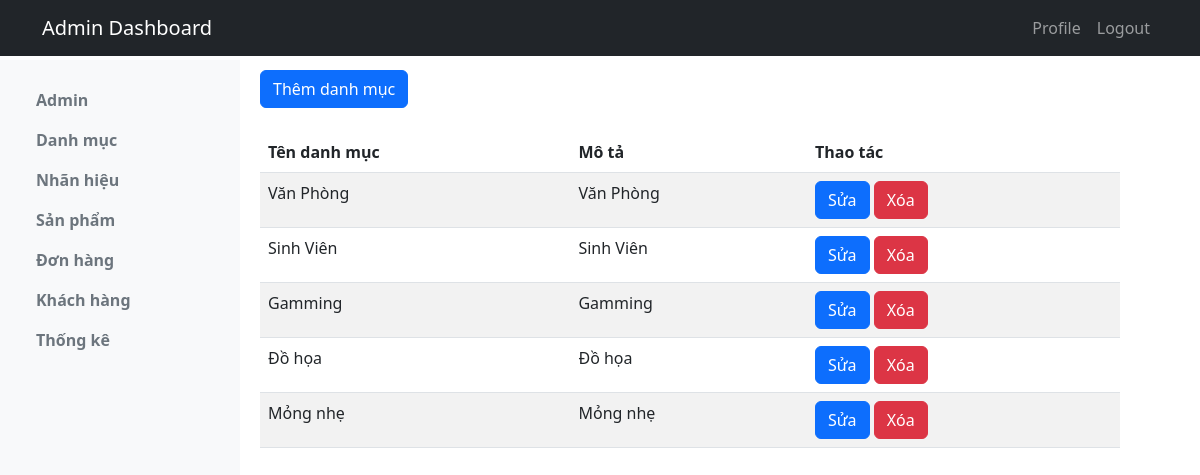
The page /admin/categories (signed in) on the database its author committed.
### tables this page shows
CREATE TABLE `category` (
  `id` int(11) NOT NULL,
  `name` varchar(255) DEFAULT NULL,
  `description` varchar(255) DEFAULT NULL
);

### admin/controllers/CategoriesController.php (called while the page is built, shortened)
<?php
require_once "models/Category.php";
class CategoriesController
{
    public function index()
    {
        $categories = Category::getAllCategories();
        include 'views/category.php';
    }
}
?>

### admin/models/Category.php (called while the page is built, shortened)
<?php
require_once "../config/connectDatabase.php";
class Category
{
    public static function getAllCategories()
    {
        global $conn;
        $sql = "SELECT * FROM category";
        $result = $conn->query($sql);
        $categories = [];
        if ($result->num_rows > 0) {
            while ($row = $result->fetch_assoc()) {
                $category = [
                    'id' => $row['id'],
                    'name' => $row['name'],
                    'description' => $row['description']
                ];
                $categories[] = $category;
            }
        }
        return $categories;
    }
}
?>

### admin/views/category.php (the view, shortened to what this page needs)
<?php
require_once "models/Category.php";
?>
<div class="mb-4">
    <div class="mb-4">
        <button type="button" class="btn btn-primary" data-bs-toggle="modal" data-bs-target="#addModal">
            Thêm danh mục
        </button>
    </div>
    <table class="table table-striped">
        <thead>
            <tr>
                <th>Tên danh mục</th>
                <th>Mô tả</th>
                <th>Thao tác</th>
            </tr>
        </thead>
        <tbody>
            <?php foreach ($categories as $category): ?>
                <tr>
                    <td>
                        <?php echo $category['name']; ?>
                    </td>
                    <td>
                        <?php echo $category['description']; ?>
                    </td>
                    <td class="flex">
                        <form action="?controller=categories&action=deletebyid" method="post">
                            <a class="btn btn-primary edit-button" data-bs-toggle="modal"
                                data-bs-target="#editModal<?php echo $category['id']; ?>"
                                data-id="<?php echo $category['id']; ?>">Sửa</a>
                            <button class="btn btn-danger delete-button" onclick="return confirmDelete()">Xóa</button>
                        </form>
                    </td>
                </tr>
            <?php endforeach; ?>
        </tbody>
    </table>
</div>

### admin/assets/css/style.css (style rules this page uses)
body { padding-top: 60px; }
body { padding-top: 50px; }

### rows shown on the page
category: name "Văn Phòng", description "Văn Phòng"
category: name "Sinh Viên", description "Sinh Viên"
category: name "Gamming", description "Gamming"
category: name "Đồ họa", description "Đồ họa"
category: name "Mỏng nhẹ", description "Mỏng nhẹ"
